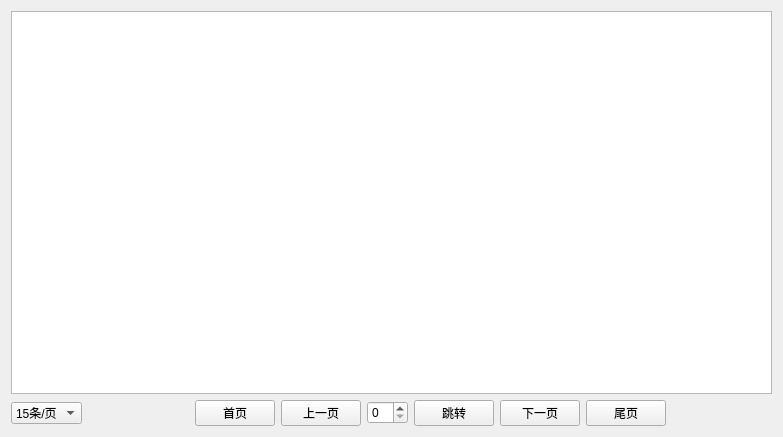
<?xml version="1.0" encoding="UTF-8"?>
<ui version="4.0">
 <class>OptLogView</class>
 <widget class="QWidget" name="OptLogView">
  <property name="geometry">
   <rect>
    <x>0</x>
    <y>0</y>
    <width>783</width>
    <height>437</height>
   </rect>
  </property>
  <property name="windowTitle">
   <string>Form</string>
  </property>
  <layout class="QVBoxLayout" name="verticalLayout_2">
   <item>
    <layout class="QVBoxLayout" name="verticalLayout">
     <item>
      <widget class="QTableWidget" name="tableWidget"/>
     </item>
     <item>
      <layout class="QHBoxLayout" name="horizontalLayout">
       <item>
        <widget class="QComboBox" name="comboBox">
         <item>
          <property name="text">
           <string>15条/页</string>
          </property>
         </item>
         <item>
          <property name="text">
           <string>20条/页</string>
          </property>
         </item>
         <item>
          <property name="text">
           <string>50条/页</string>
          </property>
         </item>
        </widget>
       </item>
       <item>
        <spacer name="horizontalSpacer_2">
         <property name="orientation">
          <enum>Qt::Horizontal</enum>
         </property>
         <property name="sizeHint" stdset="0">
          <size>
           <width>40</width>
           <height>20</height>
          </size>
         </property>
        </spacer>
       </item>
       <item>
        <widget class="QPushButton" name="btnFirstpage">
         <property name="text">
          <string>首页</string>
         </property>
        </widget>
       </item>
       <item>
        <widget class="QPushButton" name="btnPreviouspage">
         <property name="text">
          <string>上一页</string>
         </property>
        </widget>
       </item>
       <item>
        <widget class="QSpinBox" name="spinBox"/>
       </item>
       <item>
        <widget class="QPushButton" name="btnJump">
         <property name="text">
          <string>跳转</string>
         </property>
        </widget>
       </item>
       <item>
        <widget class="QPushButton" name="btnNextpage">
         <property name="text">
          <string>下一页</string>
         </property>
        </widget>
       </item>
       <item>
        <widget class="QPushButton" name="btnTailpage">
         <property name="text">
          <string>尾页</string>
         </property>
        </widget>
       </item>
       <item>
        <spacer name="horizontalSpacer">
         <property name="orientation">
          <enum>Qt::Horizontal</enum>
         </property>
         <property name="sizeHint" stdset="0">
          <size>
           <width>100</width>
           <height>20</height>
          </size>
         </property>
        </spacer>
       </item>
      </layout>
     </item>
    </layout>
   </item>
  </layout>
 </widget>
 <resources/>
 <connections/>
</ui>
